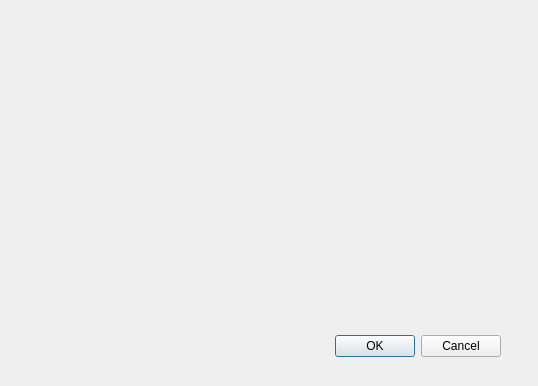
<?xml version="1.0" encoding="UTF-8"?>
<ui version="4.0">
 <class>DialogPreferences</class>
 <widget class="QDialog" name="DialogPreferences">
  <property name="geometry">
   <rect>
    <x>0</x>
    <y>0</y>
    <width>538</width>
    <height>386</height>
   </rect>
  </property>
  <property name="windowTitle">
   <string>Dialog</string>
  </property>
  <widget class="QDialogButtonBox" name="buttonBox">
   <property name="geometry">
    <rect>
     <x>300</x>
     <y>330</y>
     <width>201</width>
     <height>32</height>
    </rect>
   </property>
   <property name="orientation">
    <enum>Qt::Horizontal</enum>
   </property>
   <property name="standardButtons">
    <set>QDialogButtonBox::Cancel|QDialogButtonBox::Ok</set>
   </property>
  </widget>
 </widget>
 <resources/>
 <connections>
  <connection>
   <sender>buttonBox</sender>
   <signal>accepted()</signal>
   <receiver>DialogPreferences</receiver>
   <slot>accept()</slot>
   <hints>
    <hint type="sourcelabel">
     <x>248</x>
     <y>254</y>
    </hint>
    <hint type="destinationlabel">
     <x>157</x>
     <y>274</y>
    </hint>
   </hints>
  </connection>
  <connection>
   <sender>buttonBox</sender>
   <signal>rejected()</signal>
   <receiver>DialogPreferences</receiver>
   <slot>reject()</slot>
   <hints>
    <hint type="sourcelabel">
     <x>316</x>
     <y>260</y>
    </hint>
    <hint type="destinationlabel">
     <x>286</x>
     <y>274</y>
    </hint>
   </hints>
  </connection>
 </connections>
</ui>
